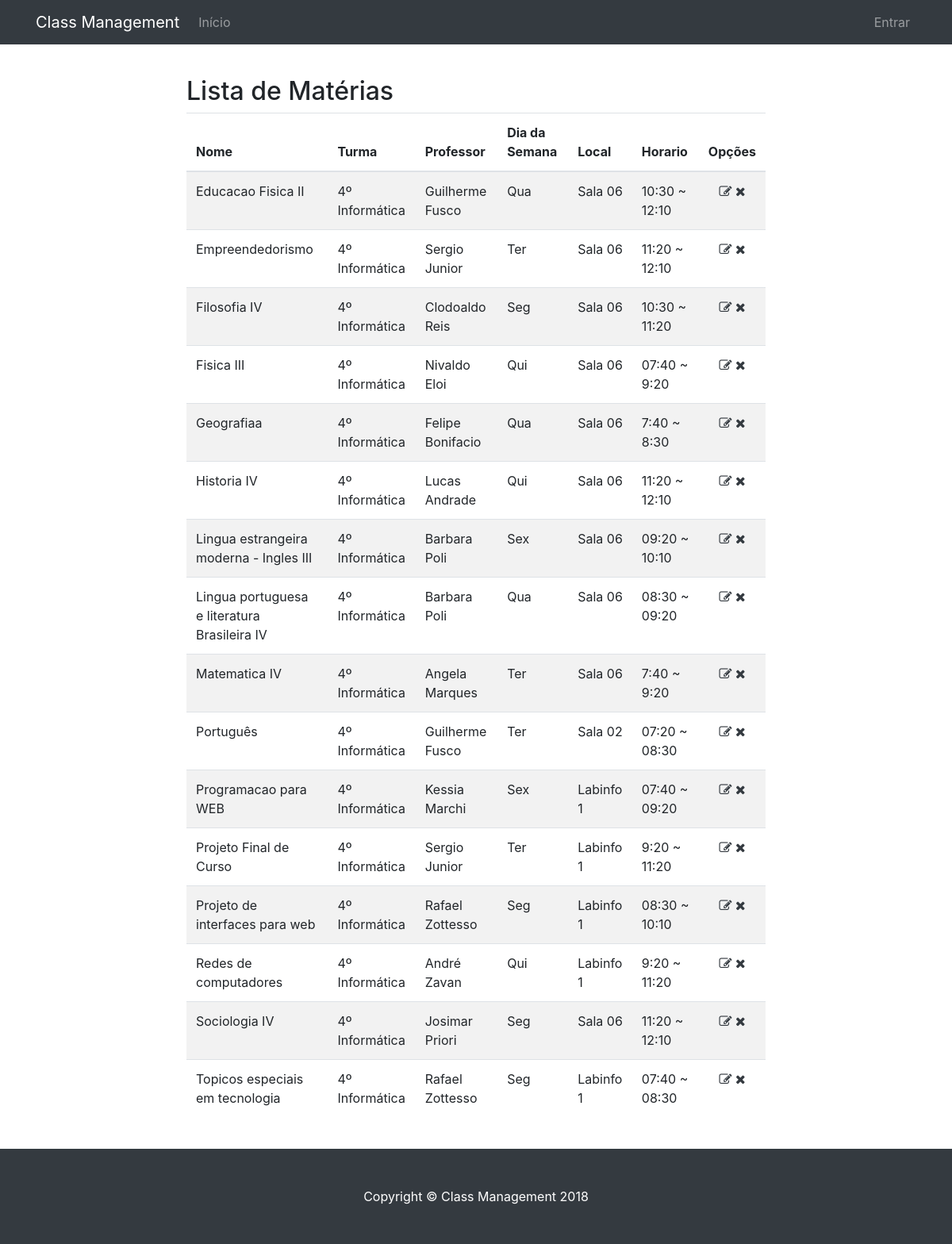
/visualizar/materia/, run on the app's committed database.
### classmanagement/models.py (models this page shows, shortened)
class Materia(models.Model):
    DIA_CHOICES   = (
        ('Seg', 'Segunda'),
        ('Ter', 'Terca'),
        ('Qua', 'Quarta'),
        ('Qui', 'Quinta'),
        ('Sex', 'Sexta'),
        ('Sab', 'Sabado'),
        ('Dom', 'Domingo'),
    )
    nome                    = models.CharField(max_length=120, blank=False, null=False, help_text='Obrigatório.')
    local                   = models.CharField(max_length=120, blank=False, null=False, help_text='Exemplo: "Sala 02"')
    dia                     = models.CharField(max_length=3, blank=False, null=False, choices=DIA_CHOICES, help_text='Dia da Semana')
    horario_inicio          = models.CharField(max_length=5, blank=False, null=False, verbose_name="Horario de inicio", help_text='Exemplo: "20:00"')
    horario_fim             = models.CharField(max_length=5, blank=False, null=False, verbose_name="Horario final", help_text='Exemplo: "20:50"')
    turma                   = models.ForeignKey(Turma, on_delete=models.PROTECT, null=False, blank=False)
    professor               = models.ForeignKey(Professor, on_delete=models.PROTECT, null=False, blank=False)
    class Meta:
        verbose_name = 'Matéria'
        verbose_name_plural = 'Matérias'
        ordering = ['turma','nome']

class Turma(models.Model):
    nome                    = models.CharField(max_length=120, blank=False, null=False, help_text='Obrigatório.')
    alunos                  = models.ManyToManyField(User, help_text='Obrigatório', related_name='alunos_matriculados')
    data_cadastro           = models.DateField(auto_now_add=True)
    representante           = models.ForeignKey(User, on_delete=models.PROTECT, blank=False, null=False)
    colegio                 = models.ForeignKey(Colegio, on_delete=models.PROTECT, blank=False, null=False, help_text='Obrigatório.')
    def __str__(self):
        return self.nome

class Professor(models.Model):
    nome                    = models.CharField(max_length=120, blank=False, null=False, help_text='Obrigatório.')
    email                   = models.EmailField(max_length=120, blank=False, null=False, help_text='Obrigatório.')
    def __str__(self):
        return self.nome
    class Meta:
        verbose_name_plural = 'Professores'

### classmanagement/views.py (the view)
# urls.py: path('visualizar/materia/', views.MateriaListView.as_view(), name='visualizar_materia'),
class MateriaListView(generic.ListView):
    model = models.Materia
    template_name = 'list/materia_list.html'
    def get_context_data(selfself, **kwargs):
        context = super().get_context_data(**kwargs)
        context['titulo'] = 'Lista de Matérias'
        return context

### classmanagement/templates/list/materia_list.html (shortened to what this page needs)
{% extends "list.html" %}
{% block lista %}
<table class="table table-striped">
  <thead>
    <tr>
      <th>Nome</th>
      <th>Turma</th>
      <th>Professor</th>
      <th>Dia da Semana</th>
      <th>Local</th>
      <th>Horario</th>
      <th class="center">Opções</th>
    </tr>
  </thead>
  <tbody>
{% for materia in object_list %}
    <td>{{ materia.nome }}</td>
    <td>{{ materia.turma }}</td>
    <td>{{ materia.professor }}</td>
    <td>{{ materia.dia }}</td>
    <td>{{ materia.local }}</td>
    <td>{{ materia.horario_inicio }} ~ {{ materia.horario_fim }}</td>
    <td class="center">
        <a href="{% url 'atualizar_materia' pk=materia.id %}" class="text-dark">
          <i class="fa fa-edit" aria-hidden></i>
        </a>
        <a href="{% url 'deletar_materia' pk=materia.id %}" class="text-dark">
            <i class="fa fa-remove" aria-hidden></i>
        </a>
      </td>
{% empty %}
    <tr>
      <td colspan="4">Nenhum registro encontrado!</td>
    </tr>
{% endfor %}
</tbody>
</table>
{% endblock %}

### classmanagement/static/css/style.css (style rules this page uses)
.center { text-align: center; }
table a, table a:hover { text-decoration: none !important; }

### data on the page
Materia: nome "Educacao Fisica II", turma "4º Informática", professor "Guilherme Fusco", dia "Qua", local "Sala 06", horario_inicio "10:30", horario_fim "12:10"
Materia: nome "Empreendedorismo", turma "4º Informática", professor "Sergio Junior", dia "Ter", local "Sala 06", horario_inicio "11:20", horario_fim "12:10"
Materia: nome "Filosofia IV", turma "4º Informática", professor "Clodoaldo Reis", dia "Seg", local "Sala 06", horario_inicio "10:30", horario_fim "11:20"
Materia: nome "Fisica III", turma "4º Informática", professor "Nivaldo Eloi", dia "Qui", local "Sala 06", horario_inicio "07:40", horario_fim "9:20"
Materia: nome "Geografiaa", turma "4º Informática", professor "Felipe Bonifacio", dia "Qua", local "Sala 06", horario_inicio "7:40", horario_fim "8:30"
Materia: nome "Historia IV", turma "4º Informática", professor "Lucas Andrade", dia "Qui", local "Sala 06", horario_inicio "11:20", horario_fim "12:10"
Materia: nome "Lingua estrangeira moderna - Ingles III", turma "4º Informática", professor "Barbara Poli", dia "Sex", local "Sala 06", horario_inicio "09:20", horario_fim "10:10"
Materia: nome "Lingua portuguesa e literatura Brasileira IV", turma "4º Informática", professor "Barbara Poli", dia "Qua", local "Sala 06", horario_inicio "08:30", horario_fim "09:20"
Materia: nome "Matematica IV", turma "4º Informática", professor "Angela Marques", dia "Ter", local "Sala 06", horario_inicio "7:40", horario_fim "9:20"
Materia: nome "Português", turma "4º Informática", professor "Guilherme Fusco", dia "Ter", local "Sala 02", horario_inicio "07:20", horario_fim "08:30"
Materia: nome "Programacao para WEB", turma "4º Informática", professor "Kessia Marchi", dia "Sex", local "Labinfo 1", horario_inicio "07:40", horario_fim "09:20"
Materia: nome "Projeto Final de Curso", turma "4º Informática", professor "Sergio Junior", dia "Ter", local "Labinfo 1", horario_inicio "9:20", horario_fim "11:20"
Materia: nome "Projeto de interfaces para web", turma "4º Informática", professor "Rafael Zottesso", dia "Seg", local "Labinfo 1", horario_inicio "08:30", horario_fim "10:10"
Materia: nome "Redes de computadores", turma "4º Informática", professor "André Zavan", dia "Qui", local "Labinfo 1", horario_inicio "9:20", horario_fim "11:20"
Materia: nome "Sociologia IV", turma "4º Informática", professor "Josimar Priori", dia "Seg", local "Sala 06", horario_inicio "11:20", horario_fim "12:10"
Materia: nome "Topicos especiais em tecnologia", turma "4º Informática", professor "Rafael Zottesso", dia "Seg", local "Labinfo 1", horario_inicio "07:40", horario_fim "08:30"

### other printed values
{{ titulo }} "Lista de Matérias"
